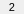
        <widget class="PyDMFrame" name="composite_7">
          <property name="geometry">
            <rect>
              <x>26</x>
              <y>66</y>
              <width>24</width>
              <height>14</height>
            </rect>
          </property>
          <property name="sizePolicy">
            <sizepolicy hsizetype="Ignored" vsizetype="Ignored">
              <horstretch>0</horstretch>
              <verstretch>0</verstretch>
            </sizepolicy>
          </property>
          <layout class="QGridLayout" name="gridLayout_8" columnstretch="24" rowstretch="1,12,1">
            <property name="leftMargin">
              <number>0</number>
            </property>
            <property name="topMargin">
              <number>0</number>
            </property>
            <property name="rightMargin">
              <number>0</number>
            </property>
            <property name="bottomMargin">
              <number>0</number>
            </property>
            <property name="horizontalSpacing">
              <number>0</number>
            </property>
            <property name="verticalSpacing">
              <number>0</number>
            </property>
            <item row="1" column="1">
              <widget class="PyDMRelatedDisplayButton" name="related_display_7">
                <property name="geometry">
                  <rect>
                    <x>12</x>
                    <y>1</y>
                    <width>12</width>
                    <height>12</height>
                  </rect>
                </property>
                <property name="sizePolicy">
                  <sizepolicy hsizetype="Ignored" vsizetype="Ignored">
                    <horstretch>0</horstretch>
                    <verstretch>0</verstretch>
                  </sizepolicy>
                </property>
                <property name="showIcon" stdset="0">
                  <bool>true</bool>
                </property>
                <property name="font">
                  <font>
                    <pointsize>7</pointsize>
                  </font>
                </property>
                <property name="styleSheet">
                  <string notr="true">PyDMRelatedDisplayButton#related_display_7 {
  color: rgb(0, 0, 0);
  background-color: rgb(115, 223, 255);
  }</string>
                </property>
                <property name="titles" stdset="0">
                  <stringlist>
                    <string>m2</string>
                  </stringlist>
                </property>
                <property name="filenames" stdset="0">
                  <stringlist>
                    <string>motorx_more.ui</string>
                  </stringlist>
                </property>
                <property name="macros" stdset="0">
                  <stringlist>
                    <string>P=${P},M=m2</string>
                  </stringlist>
                </property>
                <property name="openInNewWindow" stdset="0">
                  <bool>true</bool>
                </property>
              </widget>
            </item>
            <item row="1" column="0">
              <widget class="PyDMDrawingRectangle" name="rectangle_54">
                <property name="geometry">
                  <rect>
                    <x>0</x>
                    <y>1</y>
                    <width>24</width>
                    <height>12</height>
                  </rect>
                </property>
                <property name="sizePolicy">
                  <sizepolicy hsizetype="Ignored" vsizetype="Ignored">
                    <horstretch>0</horstretch>
                    <verstretch>0</verstretch>
                  </sizepolicy>
                </property>
                <property name="brush" stdset="0">
                  <brush brushstyle="NoBrush">
                    <color alpha="255">
                      <red>115</red>
                      <green>255</green>
                      <blue>107</blue>
                    </color>
                  </brush>
                </property>
                <property name="penStyle" stdset="0">
                  <enum>Qt::SolidLine</enum>
                </property>
                <property name="penColor" stdset="0">
                  <color>
                    <red>115</red>
                    <green>255</green>
                    <blue>107</blue>
                  </color>
                </property>
                <property name="penWidth" stdset="0">
                  <double>2.0</double>
                </property>
                <property name="penCapStyle" stdset="0">
                  <enum>Qt::FlatCap</enum>
                </property>
                <property name="rules" stdset="0">
                  <string>[{&quot;name&quot;: &quot;visibility&quot;, &quot;property&quot;: &quot;Visible&quot;, &quot;channels&quot;: [{&quot;channel&quot;: &quot;ca://${P}m2.DMOV&quot;, &quot;trigger&quot;: true, &quot;use_enum&quot;: false}], &quot;expression&quot;: &quot;ch[0]==0&quot;}]</string>
                </property>
                <property name="toolTip">
                  <string>rectangle_54</string>
                </property>
              </widget>
            </item>
            <item row="1" column="0">
              <widget class="PyDMDrawingRectangle" name="rectangle_55">
                <property name="geometry">
                  <rect>
                    <x>0</x>
                    <y>1</y>
                    <width>24</width>
                    <height>12</height>
                  </rect>
                </property>
                <property name="sizePolicy">
                  <sizepolicy hsizetype="Ignored" vsizetype="Ignored">
                    <horstretch>0</horstretch>
                    <verstretch>0</verstretch>
                  </sizepolicy>
                </property>
                <property name="brush" stdset="0">
                  <brush brushstyle="SolidPattern">
                    <color alpha="255">
                      <red>174</red>
                      <green>174</green>
                      <blue>174</blue>
                    </color>
                  </brush>
                </property>
                <property name="penStyle" stdset="0">
                  <enum>Qt::SolidLine</enum>
                </property>
                <property name="penColor" stdset="0">
                  <color>
                    <red>174</red>
                    <green>174</green>
                    <blue>174</blue>
                  </color>
                </property>
                <property name="penWidth" stdset="0">
                  <double>0</double>
                </property>
                <property name="penCapStyle" stdset="0">
                  <enum>Qt::FlatCap</enum>
                </property>
                <property name="toolTip">
                  <string>rectangle_55</string>
                </property>
              </widget>
            </item>
            <item row="0" column="0" rowspan="3">
              <widget class="QLabel" name="text_8">
                <property name="geometry">
                  <rect>
                    <x>0</x>
                    <y>0</y>
                    <width>24</width>
                    <height>14</height>
                  </rect>
                </property>
                <property name="sizePolicy">
                  <sizepolicy hsizetype="Ignored" vsizetype="Ignored">
                    <horstretch>0</horstretch>
                    <verstretch>0</verstretch>
                  </sizepolicy>
                </property>
                <property name="text">
                  <string>2</string>
                </property>
                <property name="font">
                  <font>
                    <pointsize>8</pointsize>
                  </font>
                </property>
                <property name="brush" stdset="0">
                  <brush brushstyle="SolidPattern">
                    <color alpha="255">
                      <red>0</red>
                      <green>0</green>
                      <blue>0</blue>
                    </color>
                  </brush>
                </property>
                <property name="toolTip">
                  <string>text_8</string>
                </property>
                <property name="alignment">
                  <set>Qt::AlignCenter</set>
                </property>
                <property name="styleSheet">
                  <string notr="true">QLabel#text_8 {
  color: rgb(0, 0, 0);
  }</string>
                </property>
              </widget>
            </item>
          </layout>
        </widget>
